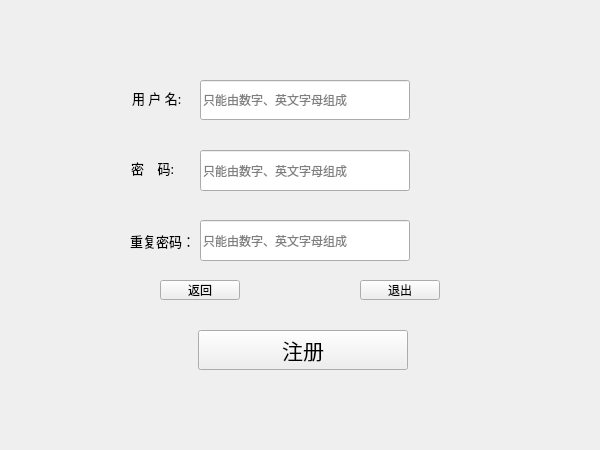
<?xml version="1.0" encoding="UTF-8"?>
<ui version="4.0">
 <class>PrivilegeRegister</class>
 <widget class="QWidget" name="PrivilegeRegister">
  <property name="geometry">
   <rect>
    <x>0</x>
    <y>0</y>
    <width>600</width>
    <height>450</height>
   </rect>
  </property>
  <property name="windowTitle">
   <string>管理员注册</string>
  </property>
  <widget class="QLabel" name="label">
   <property name="geometry">
    <rect>
     <x>0</x>
     <y>0</y>
     <width>600</width>
     <height>451</height>
    </rect>
   </property>
   <property name="text">
    <string/>
   </property>
   <property name="pixmap">
    <pixmap resource="images.qrc">:/img/images/back2.jpg</pixmap>
   </property>
  </widget>
  <widget class="QPushButton" name="pushButton_3">
   <property name="geometry">
    <rect>
     <x>360</x>
     <y>280</y>
     <width>80</width>
     <height>20</height>
    </rect>
   </property>
   <property name="font">
    <font>
     <family>等线</family>
    </font>
   </property>
   <property name="cursor">
    <cursorShape>PointingHandCursor</cursorShape>
   </property>
   <property name="text">
    <string>退出</string>
   </property>
  </widget>
  <widget class="QLabel" name="label_5">
   <property name="geometry">
    <rect>
     <x>130</x>
     <y>230</y>
     <width>71</width>
     <height>21</height>
    </rect>
   </property>
   <property name="font">
    <font>
     <family>黑体</family>
     <pointsize>10</pointsize>
    </font>
   </property>
   <property name="text">
    <string>重复密码：</string>
   </property>
   <property name="textFormat">
    <enum>Qt::AutoText</enum>
   </property>
  </widget>
  <widget class="QLineEdit" name="lineEdit">
   <property name="geometry">
    <rect>
     <x>200</x>
     <y>80</y>
     <width>210</width>
     <height>40</height>
    </rect>
   </property>
   <property name="inputMethodHints">
    <set>Qt::ImhNone</set>
   </property>
   <property name="placeholderText">
    <string>只能由数字、英文字母组成</string>
   </property>
   <property name="clearButtonEnabled">
    <bool>true</bool>
   </property>
  </widget>
  <widget class="QPushButton" name="pushButton">
   <property name="geometry">
    <rect>
     <x>198</x>
     <y>330</y>
     <width>210</width>
     <height>40</height>
    </rect>
   </property>
   <property name="font">
    <font>
     <family>等线</family>
     <pointsize>16</pointsize>
    </font>
   </property>
   <property name="cursor">
    <cursorShape>PointingHandCursor</cursorShape>
   </property>
   <property name="text">
    <string>注册</string>
   </property>
  </widget>
  <widget class="QLabel" name="label_2">
   <property name="geometry">
    <rect>
     <x>132</x>
     <y>90</y>
     <width>61</width>
     <height>16</height>
    </rect>
   </property>
   <property name="font">
    <font>
     <family>黑体</family>
     <pointsize>10</pointsize>
    </font>
   </property>
   <property name="text">
    <string>用 户 名:</string>
   </property>
   <property name="textFormat">
    <enum>Qt::AutoText</enum>
   </property>
  </widget>
  <widget class="QLineEdit" name="lineEdit_3">
   <property name="geometry">
    <rect>
     <x>200</x>
     <y>220</y>
     <width>210</width>
     <height>41</height>
    </rect>
   </property>
   <property name="echoMode">
    <enum>QLineEdit::Password</enum>
   </property>
   <property name="placeholderText">
    <string>只能由数字、英文字母组成</string>
   </property>
   <property name="clearButtonEnabled">
    <bool>true</bool>
   </property>
  </widget>
  <widget class="QLabel" name="label_3">
   <property name="geometry">
    <rect>
     <x>131</x>
     <y>160</y>
     <width>81</width>
     <height>16</height>
    </rect>
   </property>
   <property name="font">
    <font>
     <family>黑体</family>
     <pointsize>10</pointsize>
    </font>
   </property>
   <property name="text">
    <string>密    码:</string>
   </property>
   <property name="textFormat">
    <enum>Qt::AutoText</enum>
   </property>
  </widget>
  <widget class="QLineEdit" name="lineEdit_2">
   <property name="geometry">
    <rect>
     <x>200</x>
     <y>150</y>
     <width>210</width>
     <height>41</height>
    </rect>
   </property>
   <property name="echoMode">
    <enum>QLineEdit::Password</enum>
   </property>
   <property name="placeholderText">
    <string>只能由数字、英文字母组成</string>
   </property>
   <property name="clearButtonEnabled">
    <bool>true</bool>
   </property>
  </widget>
  <widget class="QLabel" name="label_4">
   <property name="geometry">
    <rect>
     <x>120</x>
     <y>50</y>
     <width>350</width>
     <height>350</height>
    </rect>
   </property>
   <property name="styleSheet">
    <string notr="true"/>
   </property>
   <property name="text">
    <string/>
   </property>
  </widget>
  <widget class="QPushButton" name="pushButton_2">
   <property name="geometry">
    <rect>
     <x>160</x>
     <y>280</y>
     <width>80</width>
     <height>20</height>
    </rect>
   </property>
   <property name="font">
    <font>
     <family>等线</family>
    </font>
   </property>
   <property name="cursor">
    <cursorShape>PointingHandCursor</cursorShape>
   </property>
   <property name="text">
    <string>返回</string>
   </property>
  </widget>
  <zorder>label</zorder>
  <zorder>label_4</zorder>
  <zorder>pushButton_2</zorder>
  <zorder>lineEdit</zorder>
  <zorder>label_2</zorder>
  <zorder>lineEdit_2</zorder>
  <zorder>lineEdit_3</zorder>
  <zorder>label_3</zorder>
  <zorder>pushButton_3</zorder>
  <zorder>label_5</zorder>
  <zorder>pushButton</zorder>
 </widget>
 <resources>
  <include location="images.qrc"/>
 </resources>
 <connections/>
</ui>
